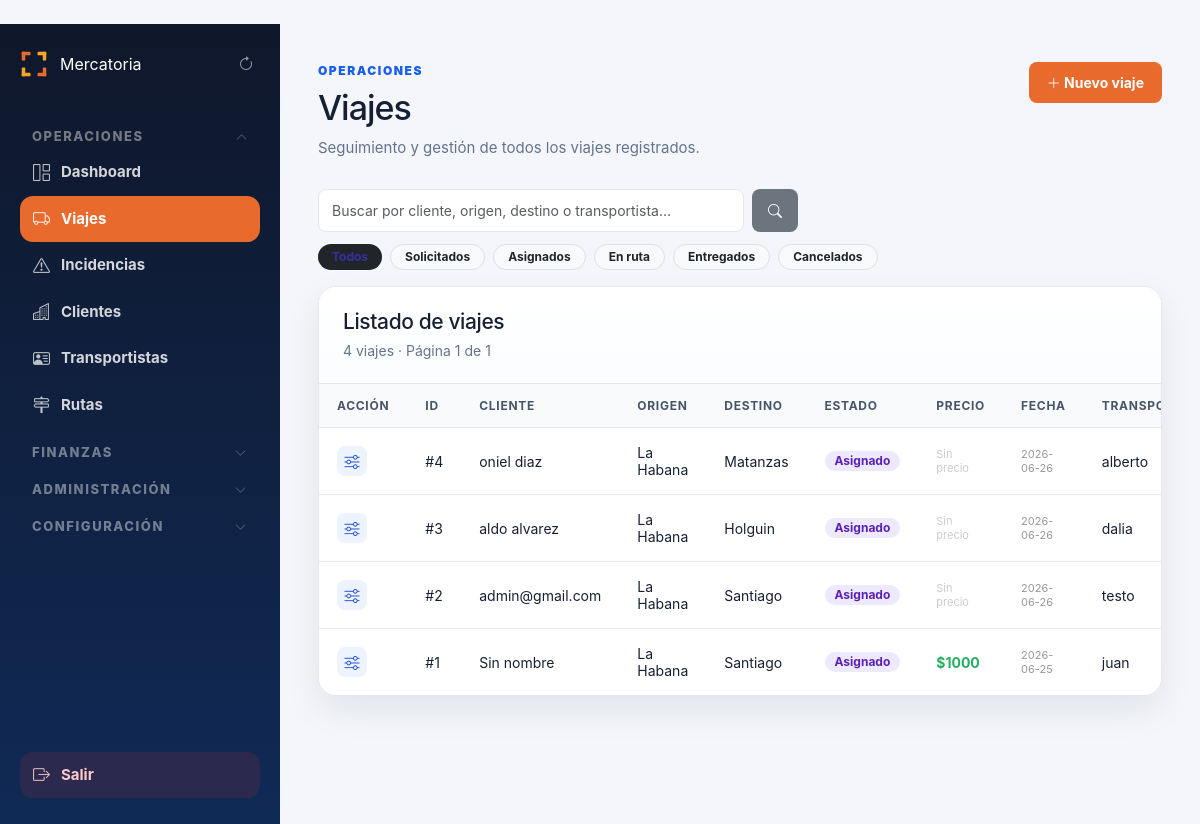
The app's page /admin/viajes (signed in) with its own data.
### tables this page shows
CREATE TABLE viajes (
        id INTEGER PRIMARY KEY AUTOINCREMENT,
        cliente TEXT,
        cliente_id INTEGER,
        ruta_id INTEGER,
        tarifa_id INTEGER,
        tipo_vehiculo_id INTEGER,
        origen TEXT,
        destino TEXT,
        precio REAL DEFAULT 0,
        precio_calculado REAL DEFAULT 0,
        precio_final REAL DEFAULT 0,
        precio_editado INTEGER DEFAULT 0,
        motivo_edicion_precio TEXT,
        combustible REAL DEFAULT 0,
        pago_camionero REAL DEFAULT 0,
        camionero REAL DEFAULT 0,
        comision REAL DEFAULT 0,
        beneficio REAL DEFAULT 0,
        estado TEXT DEFAULT 'Solicitado',
        camionero_id INTEGER,
        camionero_nombre TEXT,
        vehiculo_id INTEGER,
        fecha_creacion TEXT DEFAULT CURRENT_TIMESTAMP,
        fecha_asignacion TEXT,
        fecha_recogida TEXT,
        fecha_entrega TEXT,
        observaciones TEXT
    , cotizacion_id INTEGER, km REAL, kilometros REAL, precio_cliente REAL, combustible_estimado REAL, beneficio_estimado REAL, vehiculo_placa TEXT, referencia_cliente TEXT, prioridad TEXT DEFAULT 'Normal', tipo_carga TEXT, tipo_transporte TEXT, cantidad_contenedores INTEGER, numero_contenedor TEXT, peso_toneladas REAL, observaciones_operativas TEXT, estado_pago_camionero TEXT DEFAULT 'Pendiente', tipo_pago_camionero TEXT, observacion_pago TEXT, monto_pagado REAL, fecha_pago_camionero TEXT, deleted_at TEXT, deleted_by TEXT, forma_cobro TEXT, codigo_transaccion TEXT, comentario_cobro TEXT, fecha_cobro TEXT, monto_cobrado REAL, verificado_financiero INTEGER DEFAULT 0, verificado_por TEXT, fecha_verificacion TEXT, reabierto_en TIMESTAMP);

### routes/admin.py (the view, shortened to what this page needs)
@admin_bp.route("/viajes")
def viajes():
    if not requiere_admin():
        return redirect("/login")
    filtro = request.args.get("estado", "").strip().lower()
    buscar = request.args.get("buscar", "").strip()
    pagina = max(1, int(request.args.get("pagina", 1) or 1))
    por_pagina = 20
    condiciones = []
    params = []
    if filtro:
        condiciones.append(f"LOWER(v.estado) = {ph()}")
        params.append(filtro)
    where = ("WHERE " + " AND ".join(condiciones)) if condiciones else ""
    conexion = conectar()
    cursor = conexion.cursor()
    cursor.execute(f"""
        SELECT COUNT(*) AS total FROM viajes v
        {where}
    """, params)
    total = cursor.fetchone()["total"]
    total_paginas = max(1, (total + por_pagina - 1) // por_pagina)
    pagina = min(pagina, total_paginas)
    offset = (pagina - 1) * por_pagina
    cursor.execute(f"""
        SELECT v.id,
               COALESCE(c.nombre, v.cliente, 'Sin nombre') as cliente,
               v.origen, v.destino, v.estado, v.camionero_nombre,
               COALESCE(v.precio_final, v.precio_cliente, v.precio, 0) as precio,
               v.fecha_creacion,
               v.prioridad, v.tipo_carga,
               COALESCE(v.estado_pago_camionero, 'Pendiente') AS estado_pago_camionero,
               COALESCE(c.categoria, 'Normal') AS cliente_categoria,
               (SELECT COUNT(*) FROM incidencias i WHERE i.viaje_id = v.id AND i.estado != 'Resuelta') AS incidencias_abiertas
        FROM viajes v
        LEFT JOIN clientes c ON c.id = v.cliente_id
        {where}
        ORDER BY v.id DESC
        LIMIT {ph()} OFFSET {ph()}
    """, params + [por_pagina, offset])
    lista = cursor.fetchall()
    cursor.execute("SELECT id, nombre, origen, destino FROM rutas WHERE activa = 1 ORDER BY origen")
    rutas_list = cursor.fetchall()
    cursor.execute("SELECT id, nombre FROM clientes WHERE deleted_at IS NULL ORDER BY nombre")
    clientes_list = cursor.fetchall()
    conexion.close()
    return render_template(
        "admin/viajes.html",
        lista=lista,
        filtro=filtro,
        buscar=buscar,
        pagina_actual=pagina,
        total_paginas=total_paginas,
        total=total,
        rutas_list=rutas_list,
        clientes_list=clientes_list,
    )

### app.py (called while the page is built)
def fmt_fecha(value, fmt='%Y-%m-%d %H:%M'):
    if not value:
        return '—'
    if hasattr(value, 'strftime'):
        return value.strftime(fmt)
    try:
        from datetime import datetime
        return datetime.strptime(str(value)[:16], '%Y-%m-%d %H:%M').strftime(fmt)
    except Exception:
        return str(value)[:16]

@app.before_request
def _record_start_time():
    g.start_time = time.monotonic()

@app.before_request
def _validate_session_role():
    if "user_id" not in session or "rol" not in session:
        return
    try:
        con = conectar()
        cur = con.cursor()
        cur.execute("SELECT rol, activo FROM usuarios WHERE id = ?", (session["user_id"],))
        row = cur.fetchone()
        con.close()
        if not row or not row["activo"]:
            session.clear()
            return
        if row["rol"] != session["rol"]:
            session["rol"] = row["rol"]
    except Exception:
        pass

@app.after_request
def set_security_headers(response):
    response.headers["X-Frame-Options"] = "SAMEORIGIN"
    response.headers["X-Content-Type-Options"] = "nosniff"
    response.headers["X-XSS-Protection"] = "1; mode=block"
    if app.debug:
        ms = (time.monotonic() - getattr(g, "start_time", time.monotonic())) * 1000
        app.logger.debug("[%s] %s %.1fms", request.method, request.path, ms)
    return response

@app.context_processor
def sidebar_badges():
    try:
        conexion = conectar()
        cursor = conexion.cursor()
        cursor.execute("""
            SELECT
                COUNT(*) AS urgentes,
                COUNT(CASE WHEN estado = 'Solicitado' THEN 1 END) AS solicitados
            FROM viajes
            WHERE estado IN ('Pendiente', 'Solicitado')
        """)
        row = cursor.fetchone()
        viajes_urgentes    = row["urgentes"]    if row else 0
        dashboard_urgentes = row["solicitados"] if row else 0
        conexion.close()
    except Exception:
        viajes_urgentes = 0
        dashboard_urgentes = 0
    return dict(
        sidebar_viajes_urgentes=viajes_urgentes,
        sidebar_dashboard_urgentes=dashboard_urgentes,
    )

### database.py (called while the page is built)
def conectar():
    if USE_POSTGRES:
        from database_pg import conectar_pg
        conn = conectar_pg()
        return ConexionWrapper(conn, use_postgres=True)
    else:
        conexion = sqlite3.connect(DATABASE_NAME)
        conexion.row_factory = sqlite3.Row
        return ConexionWrapper(conexion, use_postgres=False)

### templates/admin/viajes.html (shortened to what this page needs)
{% extends "admin/base_admin.html" %}
{% block contenido %}
{% set bc = {
    'solicitado':          'badge-warn',
    'pendiente':           'badge-warn',
    'pendiente de pago':   'badge-warn',
    'confirmado':          'badge-active',
    'asignado':            'badge-active',
    'carga recogida':      'badge-info',
    'en ruta':             'badge-info',
    'entregado':           'badge-ok',
    'cancelado':           'badge-danger'
} %}
<div class="page-header">
    <div>
        <span class="eyebrow">Operaciones</span>
        <h1>Viajes</h1>
        <p>Seguimiento y gestión de todos los viajes registrados.</p>
    </div>
    <button class="btn-crud-primary" style="white-space:nowrap;"
            onclick="document.getElementById('modalNuevoViaje').style.display='flex'">
        <i class="bi bi-plus-lg"></i> Nuevo viaje
    </button>
</div>
<form method="GET" action="/admin/viajes" style="margin-bottom:12px;">
    <div style="display:flex;gap:8px;max-width:480px;">
        <input type="text" name="buscar" value="{{ buscar }}"
               placeholder="Buscar por cliente, origen, destino o transportista…"
               class="form-control form-control-sm"
               style="border-radius:8px;">
        <button type="submit" class="btn btn-sm btn-secondary" style="border-radius:8px;white-space:nowrap;">
            <i class="bi bi-search"></i>
        </button>
    </div>
</form>
<div style="display:flex;gap:8px;flex-wrap:wrap;margin-bottom:16px;">
    <a href="/admin/viajes{% if buscar %}?buscar={{ buscar }}{% endif %}"
       class="badge {% if not filtro %}bg-dark{% else %}bg-light text-dark border{% endif %}"
       style="text-decoration:none;padding:6px 14px;font-size:12px;">Todos</a>
    <a href="/admin/viajes?estado=solicitado{% if buscar %}&buscar={{ buscar }}{% endif %}"
       class="badge {% if filtro=='solicitado' %}bg-dark{% else %}bg-light text-dark border{% endif %}"
       style="text-decoration:none;padding:6px 14px;font-size:12px;">Solicitados</a>
    <a href="/admin/viajes?estado=asignado{% if buscar %}&buscar={{ buscar }}{% endif %}"
       class="badge {% if filtro=='asignado' %}bg-dark{% else %}bg-light text-dark border{% endif %}"
       style="text-decoration:none;padding:6px 14px;font-size:12px;">Asignados</a>
    <a href="/admin/viajes?estado=en+ruta{% if buscar %}&buscar={{ buscar }}{% endif %}"
       class="badge {% if filtro=='en ruta' %}bg-dark{% else %}bg-light text-dark border{% endif %}"
       style="text-decoration:none;padding:6px 14px;font-size:12px;">En ruta</a>
    <a href="/admin/viajes?estado=entregado{% if buscar %}&buscar={{ buscar }}{% endif %}"
       class="badge {% if filtro=='entregado' %}bg-dark{% else %}bg-light text-dark border{% endif %}"
       style="text-decoration:none;padding:6px 14px;font-size:12px;">Entregados</a>
    <a href="/admin/viajes?estado=cancelado{% if buscar %}&buscar={{ buscar }}{% endif %}"
       class="badge {% if filtro=='cancelado' %}bg-dark{% else %}bg-light text-dark border{% endif %}"
       style="text-decoration:none;padding:6px 14px;font-size:12px;">Cancelados</a>
</div>
<section class="panel">
    <div class="panel-header">
        <div>
            <h2>Listado de viajes</h2>
            <p>
                {{ total }} viaje{% if total != 1 %}s{% endif %}
                · Página {{ pagina_actual }} de {{ total_paginas }}
            </p>
        </div>
    </div>
    <div class="table-wrapper">
        <table class="data-table">
            <thead>
                <tr>
                    <th>Acción</th>
                    <th>ID</th>
                    <th>Cliente</th>
                    <th>Origen</th>
                    <th>Destino</th>
                    <th>Estado</th>
                    <th>Precio</th>
                    <th>Fecha</th>
                    <th>Transportista</th>
                </tr>
            </thead>
            <tbody>
                {% for v in lista %}
                <tr>
                    <td>
                        <a href="/admin/viaje/{{ v.id }}"
                           class="btn-icon-action"
                           title="Gestionar viaje #{{ v.id }}">
                            <i class="bi bi-sliders"></i>
                        </a>
                    </td>
                    <td>#{{ v.id }}</td>
                    <td>
                        {{ v.cliente }}
                        {% set cat = v.cliente_categoria or 'Normal' %}
                    </td>
                    <td>{{ v.origen }}</td>
                    <td>
                        {{ v.destino }}
                    </td>
                    <td>
                        <span class="badge {{ bc.get(v.estado|lower, '') }}">{{ v.estado }}</span>
                    </td>
                    <td>
                        {% if v.precio and v.precio|float > 0 %}
                        <span style="font-weight:700;color:#27ae60;">${{ "%.0f"|format(v.precio|float) }}</span>
                        {% else %}
                        <span style="color:#ccc;font-size:11px;">Sin precio</span>
                        {% endif %}
                    </td>
                    <td style="font-size:11px;color:#999;">{{ v.fecha_creacion | fmt_fecha('%Y-%m-%d') }}</td>
                    <td>{{ v.camionero_nombre if v.camionero_nombre else "Sin asignar" }}</td>
                </tr>
                {% else %}
                <tr>
                    <td colspan="10" class="empty-state">No hay viajes{% if buscar %} que coincidan con "{{ buscar }}"{% endif %}.</td>
                </tr>
                {% endfor %}
            </tbody>
        </table>
    </div>
</section>
{% endblock %}

### static/css/admin.css (style rules this page uses)
:root { --bg: #f4f6fb; --panel: #ffffff; --panel-soft: #f8fafc; --text: #172033; --muted: #64748b; --primary: #155eef; --primary-dark: #0f3ea8; --border: #e5e7eb; --danger: #dc2626; --success: #16a34a; --warning: #f59e0b; --info: #0891b2; --sidebar: #0f172a; --sidebar-soft: #102a56; --shadow: 0 14px 35px rgba(15, 23, 42, 0.08); --radius: 18px; }
* { box-sizing: border-box; }
body { margin: 0; font-family: Inter, "Segoe UI", Arial, sans-serif; background: var(--bg); color: var(--text); }
.page-header { display: flex; justify-content: space-between; align-items: flex-start; gap: 22px; margin-bottom: 30px; }
.eyebrow { display: inline-flex; margin-bottom: 8px; color: var(--primary); font-size: 12px; font-weight: 900; text-transform: uppercase; letter-spacing: 0.13em; }
.page-header h1 { margin: 0; font-size: 34px; letter-spacing: -1px; }
.page-header p { margin: 8px 0 0; color: var(--muted); font-size: 15px; }
.panel { background: var(--panel); border: 1px solid var(--border); border-radius: var(--radius); box-shadow: var(--shadow); overflow: hidden; }
.panel-header { padding: 22px 24px; border-bottom: 1px solid var(--border); background: linear-gradient(180deg, #ffffff 0%, #fbfdff 100%); }
.panel-header h2 { margin: 0; font-size: 21px; letter-spacing: -0.4px; }
.panel-header p { margin: 6px 0 0; color: var(--muted); font-size: 14px; }
.table-wrapper { width: 100%; overflow-x: auto; }
.data-table { width: 100%; border-collapse: collapse; background: var(--panel); }
.data-table th { background: var(--panel-soft); color: #475569; padding: 14px 18px; text-align: left; font-size: 12px; text-transform: uppercase; letter-spacing: 0.06em; border-bottom: 1px solid var(--border); white-space: nowrap; }
.data-table td { padding: 16px 18px; border-bottom: 1px solid var(--border); font-size: 14px; vertical-align: middle; }
.data-table tr:last-child td { border-bottom: none; }
.btn { display: inline-flex; align-items: center; justify-content: center; gap: 6px; padding: 9px 16px; border-radius: 11px; font-size: 14px; font-weight: 700; cursor: pointer; border: none; text-decoration: none; transition: all 0.15s ease; white-space: nowrap; }
.form-control, .form-select { width: 100%; padding: 10px 13px; border: 1px solid var(--border); border-radius: 11px; background: white; font-size: 14px; color: var(--text); outline: none; transition: border-color 0.15s; appearance: auto; }
.badge { display: inline-flex; align-items: center; padding: 4px 10px; border-radius: 999px; background: #eef2ff; color: #3730a3; font-size: 12px; font-weight: 700; white-space: nowrap; }
.badge-active { background: #EDE9FE; color: #5B21B6; }

### templates/admin/viajes.html (style rules this page uses)
.btn-crud-primary { background: #E86A2C; color: white; padding: 10px 18px; border: none; border-radius: 8px; font-size: 14px; font-weight: 700; cursor: pointer; }
.btn-icon-action { display: inline-flex; align-items: center; justify-content: center; width: 30px; height: 30px; border-radius: 8px; background: #eef4ff; color: #1d4ed8; text-decoration: none; font-size: 15px; transition: background .15s; }

### records on screen
viajes: id "4", cliente "oniel diaz", origen "La Habana", destino "Matanzas", estado "Asignado", shows "Sin precio", fecha_creacion|fmt_fecha "2026-06-26", camionero_nombre "alberto"
viajes: id "3", cliente "aldo alvarez", origen "La Habana", destino "Holguin", estado "Asignado", shows "Sin precio", fecha_creacion|fmt_fecha "2026-06-26", camionero_nombre "dalia"
viajes: id "2", cliente "admin@gmail.com", origen "La Habana", destino "Santiago", estado "Asignado", shows "Sin precio", fecha_creacion|fmt_fecha "2026-06-26", camionero_nombre "testo"
viajes: id "1", cliente "Sin nombre", origen "La Habana", destino "Santiago", estado "Asignado", precio "1000", fecha_creacion|fmt_fecha "2026-06-25", camionero_nombre "juan"

### other values on screen
{{ total }} "4"
{{ pagina_actual }} "1"
{{ total_paginas }} "1"
